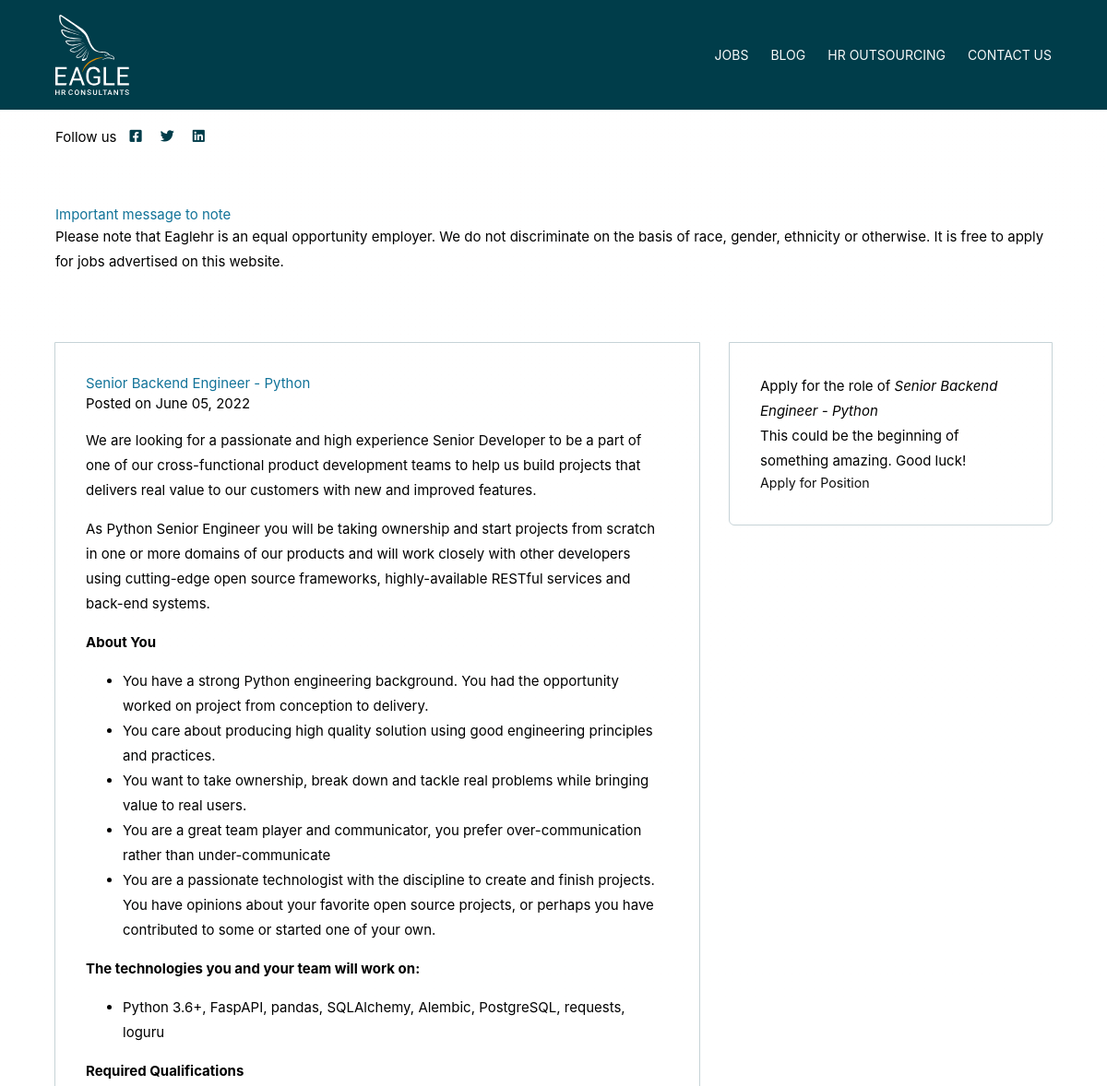
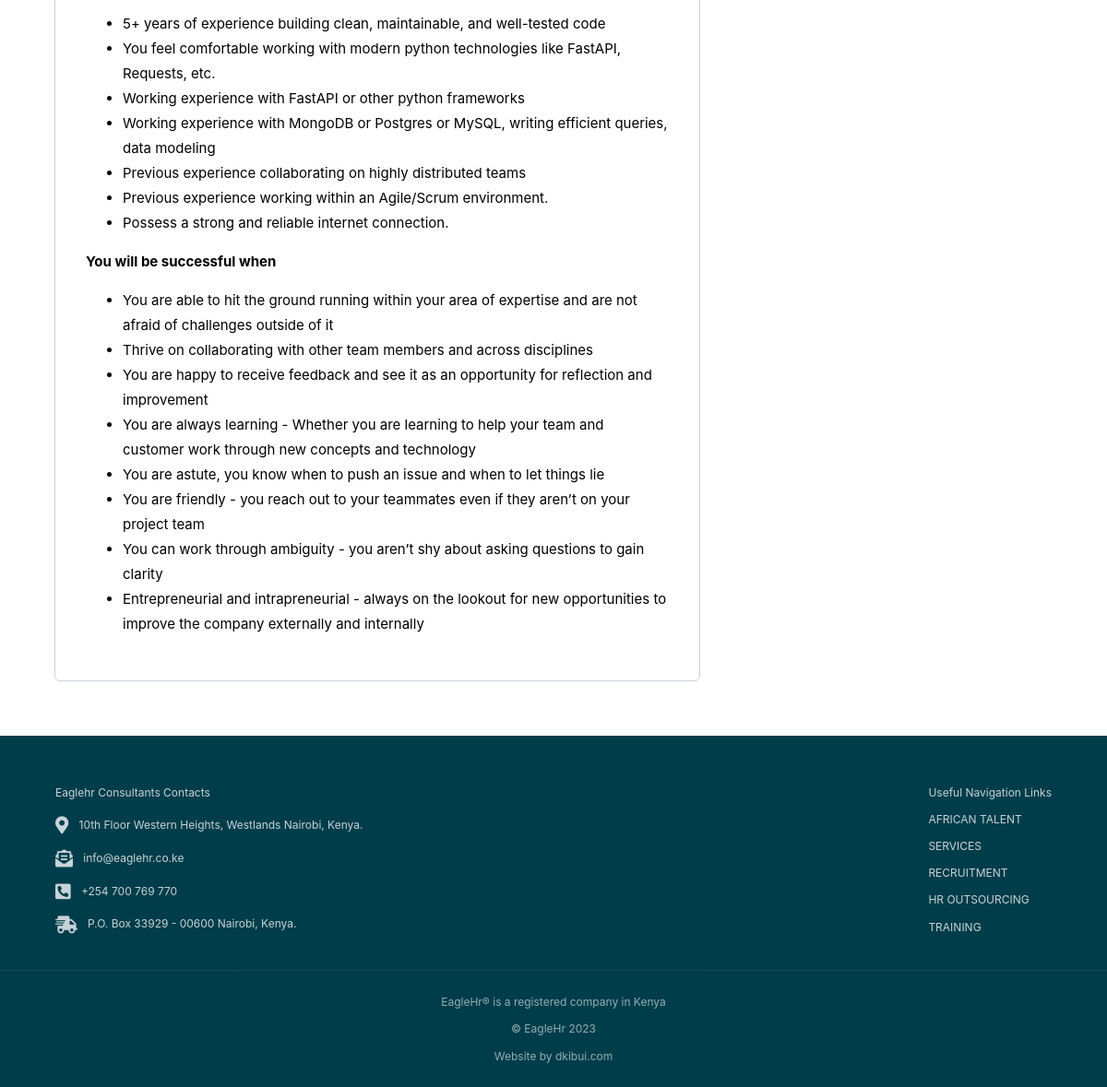
The page /jobs/senior-backend-engineer-python on the database its author committed (2 pictures, top to bottom).
### jobs/models.py (models this page shows, shortened)
class Post(models.Model):
    category = models.ForeignKey(Category, on_delete=models.CASCADE)
    location = models.ForeignKey(Location, on_delete=models.CASCADE)
    type = models.ForeignKey(JobType, on_delete=models.CASCADE)
    title = models.CharField(max_length=255)
    content = RichTextField()
    slug = models.SlugField(max_length=255, unique=True)
    date_created = models.DateTimeField(default=timezone.now)
    apply_by_date = models.DateTimeField(default=timezone.now)
    updated_on = models.DateTimeField(auto_now=True)
    author = models.ForeignKey(User, default=0, on_delete=models.CASCADE)
    active = models.BooleanField(
        default=False,
        help_text="Select to publish this job on the job portal page. De-select to hide this job.",
    )
    class Meta:
        ordering = ["-date_created", "author"]

### jobs/views.py (the view)
# urls.py: path("<slug:slug>", views.job_detail, name="job-detail"),
def job_detail(request, slug):
    context = {}
    path = request.path
    host = request.get_host()
    print(host + path)
    try:
        job = Post.objects.get(slug=slug)
        context["job"] = job
    except:
        messages.error(request, f"This page is not available: {host+path}")
        return redirect("jobs:jobs-list")
    if job.active != 1:
        messages.error(request, f"{host+path} is currently not available")
        return redirect("jobs:jobs-list")
    return render(request, "jobs/job-detail.html", context)

### templates/jobs/job-detail.html (shortened to what this page needs)
{% extends "sitewide/base.html" %}
{% block content %}
<section class="width big-margin-top">
  <h1>Important message to note</h1>
  <p>Please note that Eaglehr is an equal opportunity employer. We do not discriminate on the basis of race, gender, ethnicity or otherwise. It is free to apply for jobs advertised on this website.
  </p>
</section>
<div class="post-container">
  <article class="width main-aside-wrapper">
    <div data-id="{{job.id}}" class="main">
      <h1>{{job.title | safe | title }}</h1>
      <div class="blog-detail-date">Posted on <span>{{ job.date_created | date:"F d, Y" }}</span></div>
      <div class="margin-top body-text">
        <div class="body-p">{{ job.content | safe }}</div>
      </div>
    </div>
    <div class="aside">
      <div>
        <p>Apply for the role of <em>{{job.title | safe | title }}</em></p>
        <p>This could be the beginning of something amazing. Good luck!</p>
        <a href="apply/{{job.id}}"><button class="button">Apply for Position</button></a>
      </div>
    </div>
  </article>
</div>
{% endblock content %}

### static/css/styles.css (style rules this page uses)
:root { --primary: #003d4a; --muted-primary: #c6d3d7; --muted-primary2: #003e4d0f; --dark: #1e2329; --danger: #e41818; --success: #27ce63; --notification: #678d8e; --secondary: #db8c00; --third: #11966e; --fourth: #127399; --five: #f5e2c4; --white: #fff; --links: #262626; --margin-top: 4rem; }
* { box-sizing: border-box; margin: 0; }
html, body { height: 100%; font-family: -apple-system, BlinkMacSystemFont, "Segoe UI", Roboto, Oxygen, Ubuntu, Cantarell, "Open Sans", "Helvetica Neue", sans-serif; -webkit-font-smoothing: antialiased; -moz-osx-font-smoothing: grayscale; background: linear-gradient(180deg, rgba(255, 252, 252, 0.026) 0%, rgba(255, 255, 255, 0.021) 51%); color: #000; font-size: 15px; }
.big-margin-top { margin-top: var(--margin-top) !important; }
a { text-decoration: none; color: var(--secondary); }
h1, h2, h3, h4 { line-height: 1.375; color: var(--fourth); }
p, li { line-height: 1.8; }
h1 { font-size: 1.5125rem; }
.width { width: 90%; max-width: 1100px; margin: auto; }
.button, .btn:hover { opacity: 0.95; cursor: pointer; }
.main-aside-wrapper { margin-top: 3.2rem; display: grid; grid-template-columns: 1fr; row-gap: 2.2rem; }
.main p, .main ul, .main ol, .main li, .blog p, .main h3 { margin: revert; padding: revert; list-style: revert; }
.aside a { font-size: 14.2px; }
@media (min-width: 848px) { h1, h2, h3 { line-height: 1.4475; margin-top: 8px; margin-bottom: 12px; } }
@media (min-width: 848px) { h1 { font-size: 1.6125rem; } }
@media (min-width: 848px) { .main-aside-wrapper { margin-top: 5rem; grid-template-columns: 2fr 1fr; column-gap: 2.2rem; } }
@media (min-width: 848px) { .main, .aside { outline: 1px solid var(--muted-primary); padding: 2.2rem; border-radius: 5px; border-top-left-radius: 0; border-top-right-radius: 0; } }
@media (min-width: 848px) { .aside { position: -webkit-sticky; position: sticky; top: 0; height: min-content; } }

### rows shown on the page
Post: title "Senior Backend Engineer - Python", date_created "June 05, 2022", content "We are looking for a passionate and high experience Senior Developer to be a part of one of our cross-functional product development teams to help us build projects that delivers real value to our customers with new and improved features. As Python Senior Engineer you will be taking ownership and start projects from scratch in one or more domains of our products and will work closely with other developers using cutting-edge open source frameworks, highly-available RESTful services and back-end systems. About You You have a strong Python engineering background. You had the opportunity worked on project from conception to delivery. You care about producing high quality solution using good…"
